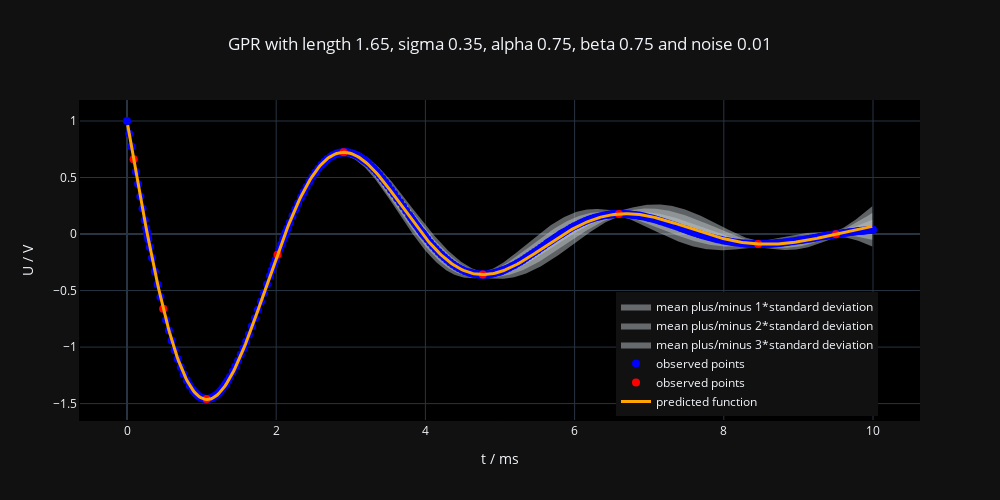

Here is the notebook cell this chart was saved with:
### Markdown cell above
plot the output of the GPR

### Code cell
model = GPR(x_values, y_values)
data = plot_GPR(data_x=x_values, data_y=y_values, x=x, model=model, data_x_mv=x_values_mv, data_y_mv=y_values_mv)
fig4 = go.Figure(data)
fig4 = update_layout_of_graph(fig=fig4, title=f'GPR with length {model.cov_func.length}, sigma {model.cov_func.sigma}, alpha {cov_func.alpha}, beta {model.cov_func.beta} and noise {model.noise}')
fig4.show()
fig4.write_html('/Users/simonjamnik/PycharmProjects/GaussianProcess/RLC_voltage_schwing_0.75.html')

### Figure 1 — Plotly figure (JSON) as saved in the notebook; plotly's stock layout.template omitted (floating-point values rounded to 4 significant figures; data arrays with more than 128 entries replaced by an {"elided": "..."} marker saying what was removed)
{"data": [{"fill": "toself", "fillcolor": "rgba(189, 195, 199, 0.5)", "hoverinfo": "skip", "line": {"color": "rgba(200, 200, 200, 0)"}, "name": "mean plus/minus 1*standard deviation", "showlegend": true, "visible": true, "x": {"elided": "1000 float values"}, "y": {"elided": "1000 float values"}, "type": "scatter"}, {"fill": "toself", "fillcolor": "rgba(189, 195, 199, 0.5)", "hoverinfo": "skip", "line": {"color": "rgba(200, 200, 200, 0)"}, "name": "mean plus/minus 2*standard deviation", "showlegend": true, "visible": true, "x": {"elided": "1000 float values"}, "y": {"elided": "1000 float values"}, "type": "scatter"}, {"fill": "toself", "fillcolor": "rgba(189, 195, 199, 0.5)", "hoverinfo": "skip", "line": {"color": "rgba(200, 200, 200, 0)"}, "name": "mean plus/minus 3*standard deviation", "showlegend": true, "visible": true, "x": {"elided": "1000 float values"}, "y": {"elided": "1000 float values"}, "type": "scatter"}, {"marker": {"color": "blue", "size": 8}, "mode": "markers", "name": "observed points", "showlegend": true, "visible": true, "x": {"elided": "350 float values"}, "y": {"elided": "350 float values"}, "type": "scatter"}, {"marker": {"color": "red", "size": 8}, "mode": "markers", "name": "observed points", "showlegend": true, "visible": true, "x": [0.08919, 0.4857, 1.067, 2.018, 2.903, 4.769, 6.595, 8.46, 9.505], "y": [0.6626, -0.6614, -1.459, -0.1826, 0.7236, -0.359, 0.1779, -0.0883, -0.001225], "type": "scatter"}, {"line": {"color": "orange", "width": 3}, "name": "predicted function", "showlegend": true, "visible": true, "x": {"elided": "500 float values"}, "y": {"elided": "500 float values"}, "type": "scatter"}], "layout": {"title": {"text": "GPR with length 1.65, sigma 0.35, alpha 0.75, beta 0.75 and noise 0.01", "x": 0.5, "xanchor": "center"}, "legend": {"yanchor": "top", "y": 0.4, "xanchor": "right", "x": 0.95}, "xaxis": {"title": {"text": "t / ms"}, "showline": true, "linewidth": 1, "linecolor": "black"}, "yaxis": {"title": {"text": "U / V"}, "showline": true, "linewidth": 1, "linecolor": "black"}, "width": 1000, "height": 500, "autosize": false, "plot_bgcolor": "black"}}
